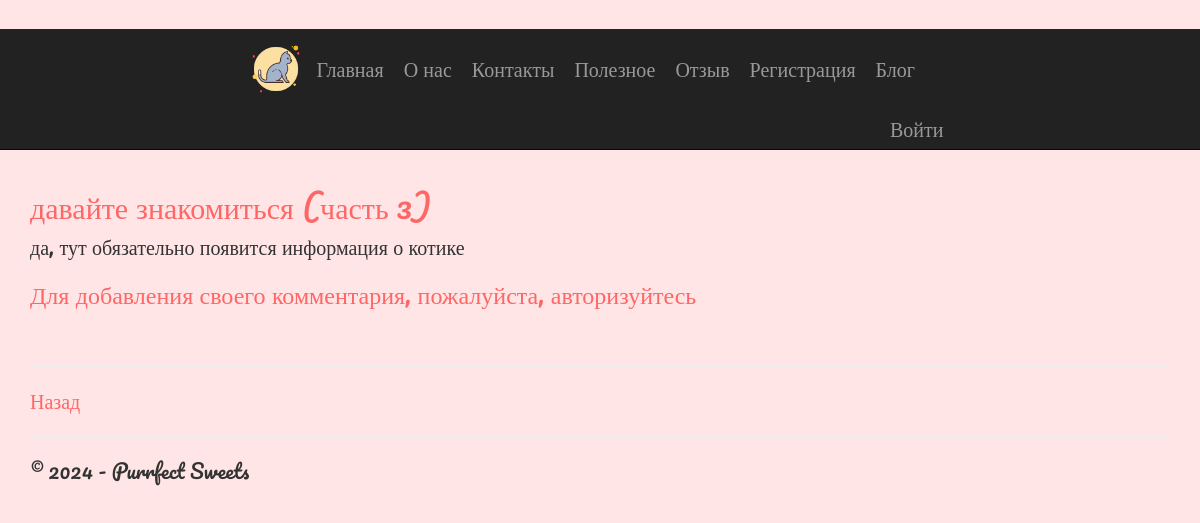
Page /blogpost/3/ on the earlier database version.
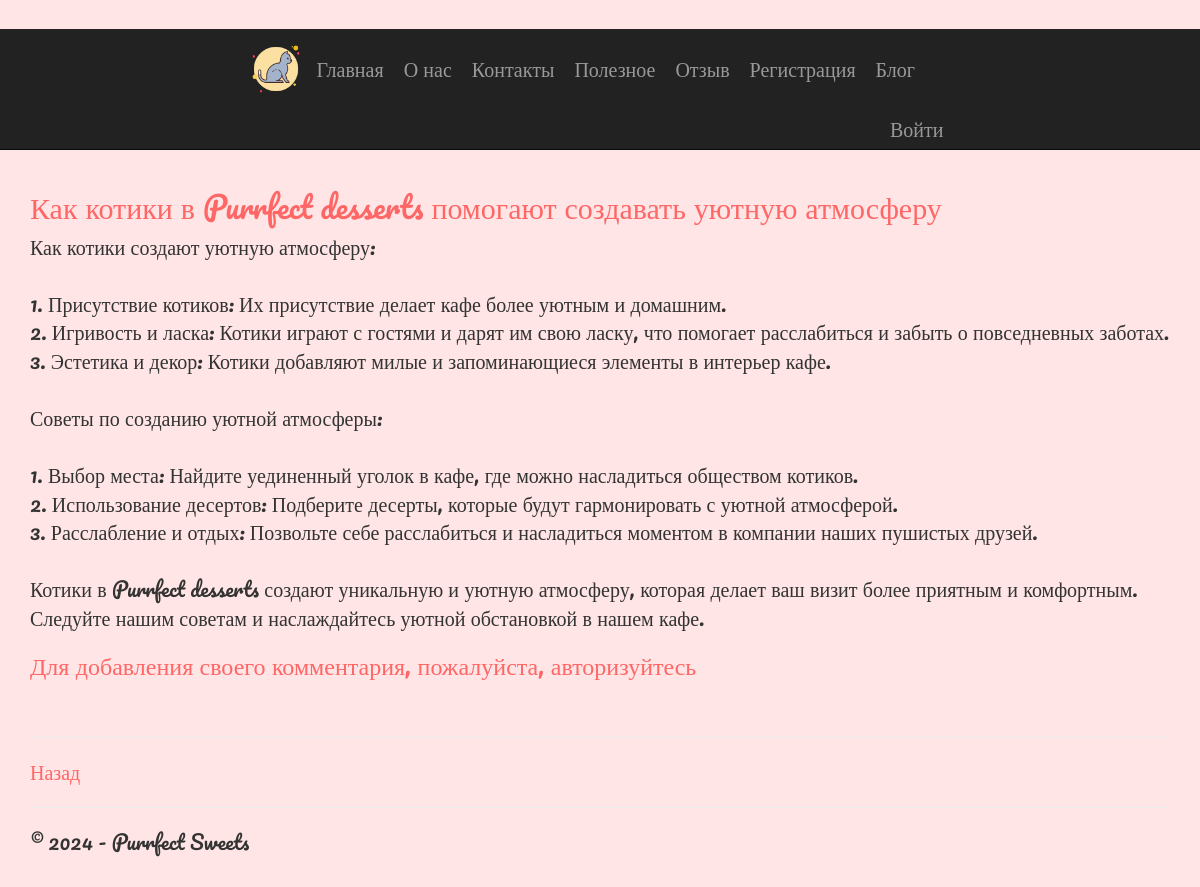
Same page on the later database version.
### app/models.py (models this page shows, shortened)
class Blog(models. Model):
    title = models.CharField(max_length = 100, unique_for_date = "posted", verbose_name = "Заголовок")
    description = models.TextField(verbose_name = "Краткое содержание")
    content = models.TextField(verbose_name = "Полное содержание")
    posted = models.DateTimeField(default = datetime.now(), db_index = True, verbose_name = "Опубликована")
    author = models.ForeignKey(User, null=True, blank=True, on_delete = models.SET_NULL, verbose_name = "Автор")
    image = models.FileField(default = "temp.jpg", verbose_name= "Путь картинкe")
    class Meta:
        db_table = "Posts" #имя таблицы для модели
        ordering = ["-posted"] #порядок сортировки данных в модели ("-" означает по убыванию)
        verbose_name = "статья блога" # имя, под которым модель будет отображаться в административном разделе (для одной статьи блога)
        verbose_name_plural = "статьи блога" # тоже для всех статей блога

### app/views.py (the view)
# urls.py: path('blogpost/<int:parametr>/', views.blogpost, name='blogpost'),
def blogpost(request, parametr):
    assert isinstance(request, HttpRequest)
    post_1 = Blog.objects.get(id=parametr) # запрос на выбор конкретной статьи по параметру
    comments = Comment.objects.filter(post=parametr)
    if request.method == "POST": # после отправки данных формы на сервер методом POST
        form = CommentForm(request.POST)
        if form.is_valid():
            comment_f = form.save(commit=False)
            comment_f.author = request.user # добавляем (так как этого поля нет в форме) в модель Комментария (Comment) в поле автор авторизованного пользователя
            comment_f.date = datetime.now() # добавляем в модель Комментария (Comment) текущую дату
            comment_f.post = Blog.objects.get(id=parametr) # добавляем в модель Комментария (Comment) статью, для которой данный комментарий
            comment_f.save() # сохраняем изменения после добавления полей
            return redirect('blogpost', parametr=post_1.id) # переадресация на ту же страницу статьи после отправки комментария
    else:
        form = CommentForm() # создание формы для ввода комментария
    return render(
        request,
        'app/blogpost.html',
        {
            'post_1': post_1, # передача конкретной статьи в шаблон веб-страницы
            'comments': comments, # передача всех комментариев к данной статье в шаблон веб-страницы
            'form': form, # передача формы добавления комментария в шаблон веб-страницы
            'year':datetime.now().year,
        }
)

### app/templatetags/custom_filters.py (called while the page is built)
@register.filter
def in_group(user, group_name):
    return user.groups.filter(name=group_name).exists()

### app/templates/app/blogpost.html (shortened to what this page needs)
﻿{% extends "app/layout.html" %}
{% block content %}
<h2> {{post_1.title}} </h2>
<p> {{post_1.content|linebreaksbr}} </p>
{% if user.is_authenticated %}
<h3>Добавить комментарий</h3>
<form method="POST">
    {% csrf_token %}
    <div>
        {{form.as_p}}
        <button type="submit" class="save btn btn-default"> Отправить комментарий </button>
    </div>
</form>
{% else %}
<h3> Для добавления своего комментария, пожалуйста, авторизуйтесь </h3>
{% endif %}
<br />
<hr />
<p> <a href="{% url 'blog' %}" class="back-link">Назад</a></p>
    {% endblock %}

Differences in the rows shown:
changed Blog: title "давайте знакомиться (часть 3)" → "Как котики в Purrfect desserts помогают создавать уютную атмосферу"; content "да, тут обязательно появится информация о котике" → "Как котики создают уютную атмосферу: 1. Присутствие котиков: Их присутствие делает кафе более уютным и домашним. 2. Игривость и ласка: Котики играют с гостями и дарят им свою ласку, что помогает расслабиться и забыть о повседневных заботах. 3. Эстетика и декор: Котики добавляют милые и запоминающиеся элементы в интерьер кафе. Советы по созданию уютной атмосферы: 1. Выбор места: Найдите уединенный уголок в кафе, где можно насладиться обществом котиков. 2. Использование десертов: Подберите десерты, которые будут гармонировать с уютной атмосферой. 3. Расслабление и отдых: Позвольте себе расслабиться и насладиться моментом в компании наших пушистых друзей. Котики в Purrfect desserts создают…"
